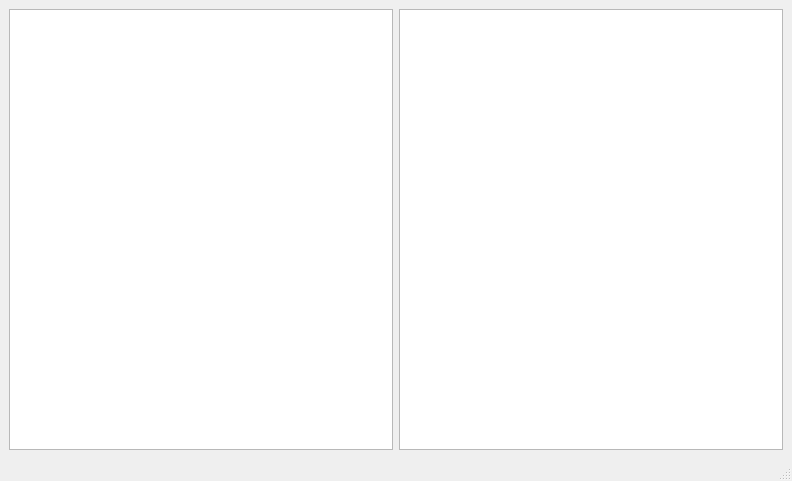
<?xml version="1.0" encoding="UTF-8"?>
<ui version="4.0">
 <class>MainWindow</class>
 <widget class="QMainWindow" name="MainWindow">
  <property name="geometry">
   <rect>
    <x>0</x>
    <y>0</y>
    <width>792</width>
    <height>481</height>
   </rect>
  </property>
  <property name="windowTitle">
   <string>MainWindow</string>
  </property>
  <widget class="QWidget" name="centralwidget">
   <layout class="QGridLayout" name="gridLayout">
    <item row="0" column="0">
     <widget class="QTableView" name="fit_details"/>
    </item>
    <item row="0" column="1">
     <widget class="PlotWidget" name="stat_view"/>
    </item>
   </layout>
  </widget>
  <widget class="QMenuBar" name="menubar">
   <property name="geometry">
    <rect>
     <x>0</x>
     <y>0</y>
     <width>792</width>
     <height>26</height>
    </rect>
   </property>
  </widget>
  <widget class="QStatusBar" name="statusbar"/>
 </widget>
 <customwidgets>
  <customwidget>
   <class>PlotWidget</class>
   <extends>QGraphicsView</extends>
   <header>pyqtgraph</header>
  </customwidget>
 </customwidgets>
 <resources/>
 <connections/>
</ui>
